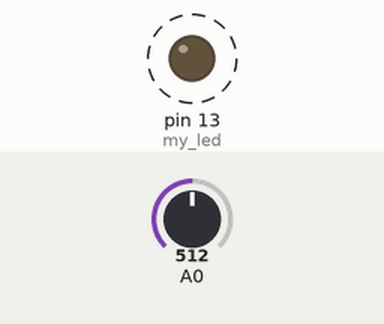
Simulated run of this sketch. Board: Arduino Uno, built with avr-gcc and run on an emulated ATmega328P. On the bench: output pins drawn as LEDs (lit = HIGH). Dashed ring = blinking. The test bench sets the inputs (shaded band); at power-on: A0 = 512.

Above: at 0.15 s.
Timing chart, 0 to 3.0 s (numbered marks = the images above):
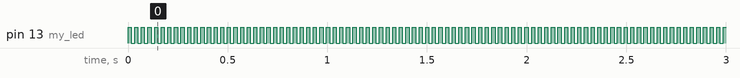

The sketch:

code.ino
```cpp
/*
fake PWM

write by dezhichen (c8d8z8@gmail.com)
*/

int my_led = 13;
int pot_val;
int adj_val;
int cycle_val = 33;

void setup(){
  //Serial.begin(9600);
  pinMode(my_led, OUTPUT);
}

void loop(){
  pot_val = analogRead(0);
  adj_val = map(pot_val, 0, 1023, 0, cycle_val);
  //Serial.println(adj_val);
  digitalWrite(my_led, HIGH);
  delay(adj_val);
  digitalWrite(my_led, LOW);
  delay(cycle_val - adj_val);
}
```

Measured:
- by itself, pin 13 (my_led): alternates HIGH for 0.02 s and LOW for 0.02 s
